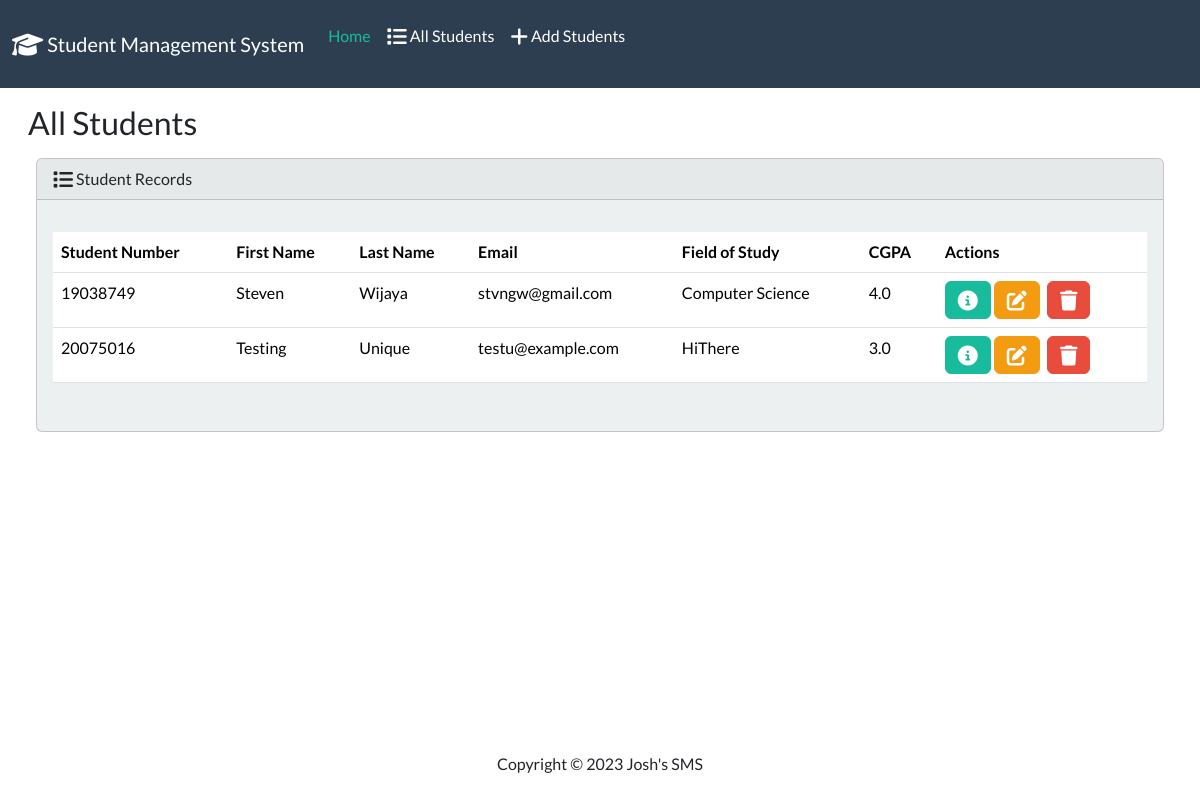
The page / on the database its author committed.
### students/models.py (models this page shows, shortened)
class Student(models.Model):
    student_number = models.PositiveIntegerField(unique=True)
    first_name = models.CharField(max_length=50)
    last_name = models.CharField(max_length=50)
    email = models.EmailField(max_length=100)
    field_of_study = models.CharField(max_length=50)
    cgpa = models.FloatField()

### students/views.py (the view)
# urls.py: path('', views.index, name='index'),
def index(request):
    return render(request, 'students/index.html', {
        'students': Student.objects.all()
    })

### students/templates/students/index.html (shortened to what this page needs)
{% extends 'students/base.html' %}
{% block body %}
  <h3 class="m-3">All Students</h3>
  <div class="row">
    <div class="col-12">
      {% if students %}
        <div class="card bg-light ms-4 me-4 mb-4">
          <div class="card-header">
            <i class="fa-solid fa-list fa-lg"></i> Student Records
          </div>
          <div class="card-body">
            <p class="card-text">
              <div class="table-responsive">
                <table class="table table-hover">
                  <thead>
                    <tr>
                      <th scope="col">Student Number</th>
                      <th scope="col">First Name</th>
                      <th scope="col">Last Name</th>
                      <th scope="col">Email</th>
                      <th scope="col">Field of Study</th>
                      <th scope="col">CGPA</th>
                      <th scope="col">Actions</th>
                    </tr>
                  </thead>
                  <tbody>
                    {% for student in students %}
                      <tr>
                        <td>{{ student.student_number }}</td>
                        <td>{{ student.first_name }}</td>
                        <td>{{ student.last_name }}</td>
                        <td>{{ student.email }}</td>
                        <td>{{ student.field_of_study }}</td>
                        <td>{{ student.cgpa }}</td>
                        <td>
                          <button type="button" class="btn btn-success me-10" href="{% url 'view_student' student.id %}" data-bs-toggle="modal" data-bs-target="#myModal{{ student.id }}"><i class="fa-solid fa-circle-info fa-lg"></i></button>
                          <a href="{% url 'edit' student.id %}" class="btn btn-warning me-1"><i class="fa-solid fa-pen-to-square fa-lg"></i></a>
                          <button type="button" class="btn btn-danger" data-bs-toggle="modal" data-bs-target="#delete{{ student.id }}">
                            <i class="fa-solid fa-trash fa-lg"></i>
                          </button>
                        </td>
                      </tr>
                    {% endfor %}
                  </tbody>
                </table>
              </div>
            </p>
          </div>
        </div>
      {% else %}
        <h5 class="alert alert-primary ms-4 me-4">No Student Records</h5>
      {% endif %}
    </div>
  </div>
{% endblock %}

### students/templates/students/base.html (shortened to what this page needs)
{% load static %}
<!DOCTYPE html>
<html lang="en">
  <head>
    <link rel="stylesheet" href="https://cdnjs.cloudflare.com/ajax/libs/font-awesome/6.4.2/css/all.min.css" />
    <link rel="stylesheet" href="{% static 'css/bootstrap.min.css' %}" />
  </head>
  <body class="d-flex flex-column min-vh-100">
    <nav class="navbar navbar-expand-lg bg-primary" data-bs-theme="dark">
      <div class="container-fluid">
        <a class="navbar-brand" href="{% url 'index' %}">
          <i class="fa-solid fa-graduation-cap fa-lg "></i> Student Management System
        </a>
        <div class="collapse navbar-collapse" id="navbarColor01">
          <ul class="navbar-nav me-auto">
            <li class="nav-item">
              <a class="nav-link active" href="#">
                <p>Home</p>
              </a>
            </li>
            <li class="nav-item">
              <a class="nav-link" href="{% url 'index' %}">
                <i class="fa-solid fa-list fa-lg"></i>&nbsp;All Students
              </a>
            </li>
            <li class="nav-item">
              <a class="nav-link" href="{% url 'add' %}">
                <i class="fa-solid fa-plus fa-lg"></i>&nbsp;Add Students
              </a>
            </li>
        </div>
      </div>
    </nav>
    <div class="container-fluid">
        {% block body %}
        {% endblock %}
    </div>
    <footer class="mt-auto mb-4">
      <div class="text-center">
        <span>Copyright &copy; <script>document.write(new Date().getFullYear())</script> Josh's SMS</span>
      </div>
    </footer>
  </body>
</html>

### rows shown on the page
Student: student_number "19038749", first_name "Steven", last_name "Wijaya", email "stvngw@gmail.com", field_of_study "Computer Science", cgpa "4.0"
Student: student_number "20075016", first_name "Testing", last_name "Unique", email "testu@example.com", field_of_study "HiThere", cgpa "3.0"
